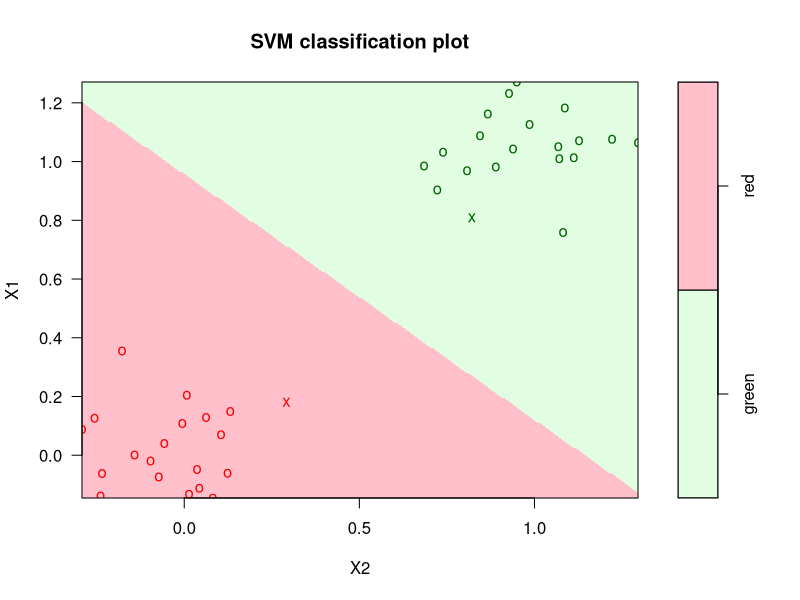

Write the R code that produced this figure.
library(e1071)

train_data <- read.table('data/svmdata1.txt', sep = '\t', header = T, stringsAsFactors = T)
test_data <- read.table('data/svmdata1test.txt', sep = '\t', header = T, stringsAsFactors = T)

svm_clsfr <- svm(Color ~ ., 
                 data = train_data,
                 type = "C-classification",
                 cost = 1,
                 kernel = "linear")

area_pallete <- function(n = 3) {
  colors <- rainbow(n)
  colors[1:2] <- c("#e2fee2", "pink")
  return(colors) 
}

plot(svm_clsfr, 
     train_data,
     grid = 250,
     symbolPalette = c("darkgreen", "red"),
     color.palette = area_pallete)

print(paste("Support vectors number: ", sum(svm_clsfr$nSV)))

pred_train <- predict(svm_clsfr, train_data)
tbl_train <- table(pred_train, train_data$Color)
print(paste("Train error: ", 1. - sum(diag(tbl_train)) / nrow(train_data)))

pred_test <- predict(svm_clsfr, test_data)
tbl_test <- table(pred_test, test_data$Color)
print(paste("Test error: ", 1. - sum(diag(tbl_test)) / nrow(test_data)))
